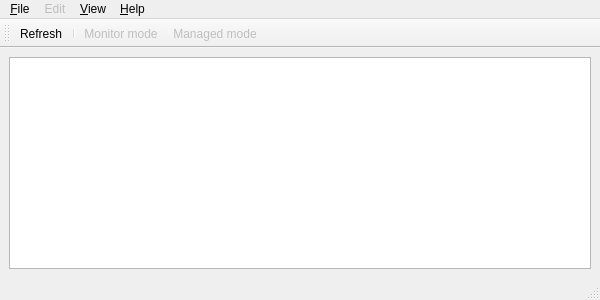
<?xml version="1.0" encoding="UTF-8"?>
<ui version="4.0">
 <class>MainWindow</class>
 <widget class="QMainWindow" name="MainWindow">
  <property name="geometry">
   <rect>
    <x>0</x>
    <y>0</y>
    <width>600</width>
    <height>300</height>
   </rect>
  </property>
  <property name="windowTitle">
   <string>Wifi Mode Manager</string>
  </property>
  <widget class="QWidget" name="centralwidget">
   <layout class="QGridLayout" name="gridLayout">
    <item row="0" column="0">
     <widget class="QTreeView" name="treeView">
      <property name="selectionBehavior">
       <enum>QAbstractItemView::SelectRows</enum>
      </property>
      <property name="rootIsDecorated">
       <bool>false</bool>
      </property>
     </widget>
    </item>
   </layout>
  </widget>
  <widget class="QMenuBar" name="menubar">
   <property name="geometry">
    <rect>
     <x>0</x>
     <y>0</y>
     <width>600</width>
     <height>24</height>
    </rect>
   </property>
   <widget class="QMenu" name="menuFile">
    <property name="title">
     <string>&amp;File</string>
    </property>
    <addaction name="actionExit"/>
   </widget>
   <widget class="QMenu" name="menuHelp">
    <property name="title">
     <string>&amp;Help</string>
    </property>
    <addaction name="actionAbout"/>
   </widget>
   <widget class="QMenu" name="menuView">
    <property name="title">
     <string>&amp;View</string>
    </property>
    <addaction name="actionRefresh"/>
   </widget>
   <widget class="QMenu" name="menuEdit">
    <property name="enabled">
     <bool>false</bool>
    </property>
    <property name="title">
     <string>Edit</string>
    </property>
    <addaction name="actionManaged_mode"/>
    <addaction name="actionMonitor_mode"/>
   </widget>
   <addaction name="menuFile"/>
   <addaction name="menuEdit"/>
   <addaction name="menuView"/>
   <addaction name="menuHelp"/>
  </widget>
  <widget class="QToolBar" name="toolBar">
   <property name="windowTitle">
    <string>toolBar</string>
   </property>
   <attribute name="toolBarArea">
    <enum>TopToolBarArea</enum>
   </attribute>
   <attribute name="toolBarBreak">
    <bool>false</bool>
   </attribute>
   <addaction name="actionRefresh"/>
   <addaction name="separator"/>
   <addaction name="actionMonitor_mode"/>
   <addaction name="actionManaged_mode"/>
  </widget>
  <widget class="QStatusBar" name="statusbar"/>
  <action name="actionExit">
   <property name="icon">
    <iconset theme="application-exit">
     <normaloff>.</normaloff>.</iconset>
   </property>
   <property name="text">
    <string>&amp;Quit</string>
   </property>
  </action>
  <action name="actionAbout">
   <property name="icon">
    <iconset theme="help-about">
     <normaloff>.</normaloff>.</iconset>
   </property>
   <property name="text">
    <string>&amp;About</string>
   </property>
  </action>
  <action name="actionRefresh">
   <property name="text">
    <string>&amp;Refresh</string>
   </property>
   <property name="shortcut">
    <string>F5</string>
   </property>
  </action>
  <action name="actionMonitor_mode">
   <property name="enabled">
    <bool>false</bool>
   </property>
   <property name="text">
    <string>Monitor mode</string>
   </property>
  </action>
  <action name="actionManaged_mode">
   <property name="enabled">
    <bool>false</bool>
   </property>
   <property name="text">
    <string>Managed mode</string>
   </property>
  </action>
 </widget>
 <resources/>
 <connections>
  <connection>
   <sender>actionExit</sender>
   <signal>triggered()</signal>
   <receiver>MainWindow</receiver>
   <slot>close()</slot>
   <hints>
    <hint type="sourcelabel">
     <x>-1</x>
     <y>-1</y>
    </hint>
    <hint type="destinationlabel">
     <x>241</x>
     <y>148</y>
    </hint>
   </hints>
  </connection>
 </connections>
</ui>
